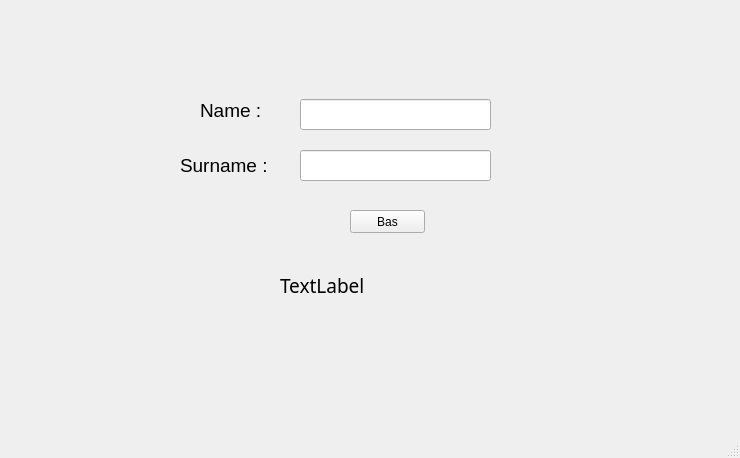
<?xml version="1.0" encoding="UTF-8"?>
<ui version="4.0">
 <class>AnaPencere</class>
 <widget class="QMainWindow" name="AnaPencere">
  <property name="geometry">
   <rect>
    <x>0</x>
    <y>0</y>
    <width>740</width>
    <height>458</height>
   </rect>
  </property>
  <property name="windowTitle">
   <string>MainWindow</string>
  </property>
  <widget class="QWidget" name="centralwidget">
   <widget class="QLabel" name="label">
    <property name="geometry">
     <rect>
      <x>200</x>
      <y>100</y>
      <width>61</width>
      <height>20</height>
     </rect>
    </property>
    <property name="font">
     <font>
      <pointsize>14</pointsize>
     </font>
    </property>
    <property name="text">
     <string>Name :</string>
    </property>
   </widget>
   <widget class="QLabel" name="label_2">
    <property name="geometry">
     <rect>
      <x>180</x>
      <y>155</y>
      <width>89</width>
      <height>20</height>
     </rect>
    </property>
    <property name="font">
     <font>
      <pointsize>14</pointsize>
     </font>
    </property>
    <property name="text">
     <string>Surname :</string>
    </property>
   </widget>
   <widget class="QPushButton" name="btn">
    <property name="geometry">
     <rect>
      <x>350</x>
      <y>210</y>
      <width>75</width>
      <height>23</height>
     </rect>
    </property>
    <property name="text">
     <string>Bas</string>
    </property>
   </widget>
   <widget class="QLineEdit" name="name_txt">
    <property name="geometry">
     <rect>
      <x>300</x>
      <y>99</y>
      <width>191</width>
      <height>31</height>
     </rect>
    </property>
   </widget>
   <widget class="QLineEdit" name="surname_txt">
    <property name="geometry">
     <rect>
      <x>300</x>
      <y>150</y>
      <width>191</width>
      <height>31</height>
     </rect>
    </property>
   </widget>
   <widget class="QLabel" name="lbl_result">
    <property name="geometry">
     <rect>
      <x>280</x>
      <y>270</y>
      <width>221</width>
      <height>31</height>
     </rect>
    </property>
    <property name="font">
     <font>
      <family>Papyrus</family>
      <pointsize>14</pointsize>
     </font>
    </property>
    <property name="text">
     <string>TextLabel</string>
    </property>
   </widget>
  </widget>
  <widget class="QMenuBar" name="menubar">
   <property name="geometry">
    <rect>
     <x>0</x>
     <y>0</y>
     <width>740</width>
     <height>21</height>
    </rect>
   </property>
  </widget>
  <widget class="QStatusBar" name="statusbar"/>
 </widget>
 <resources/>
 <connections/>
</ui>
